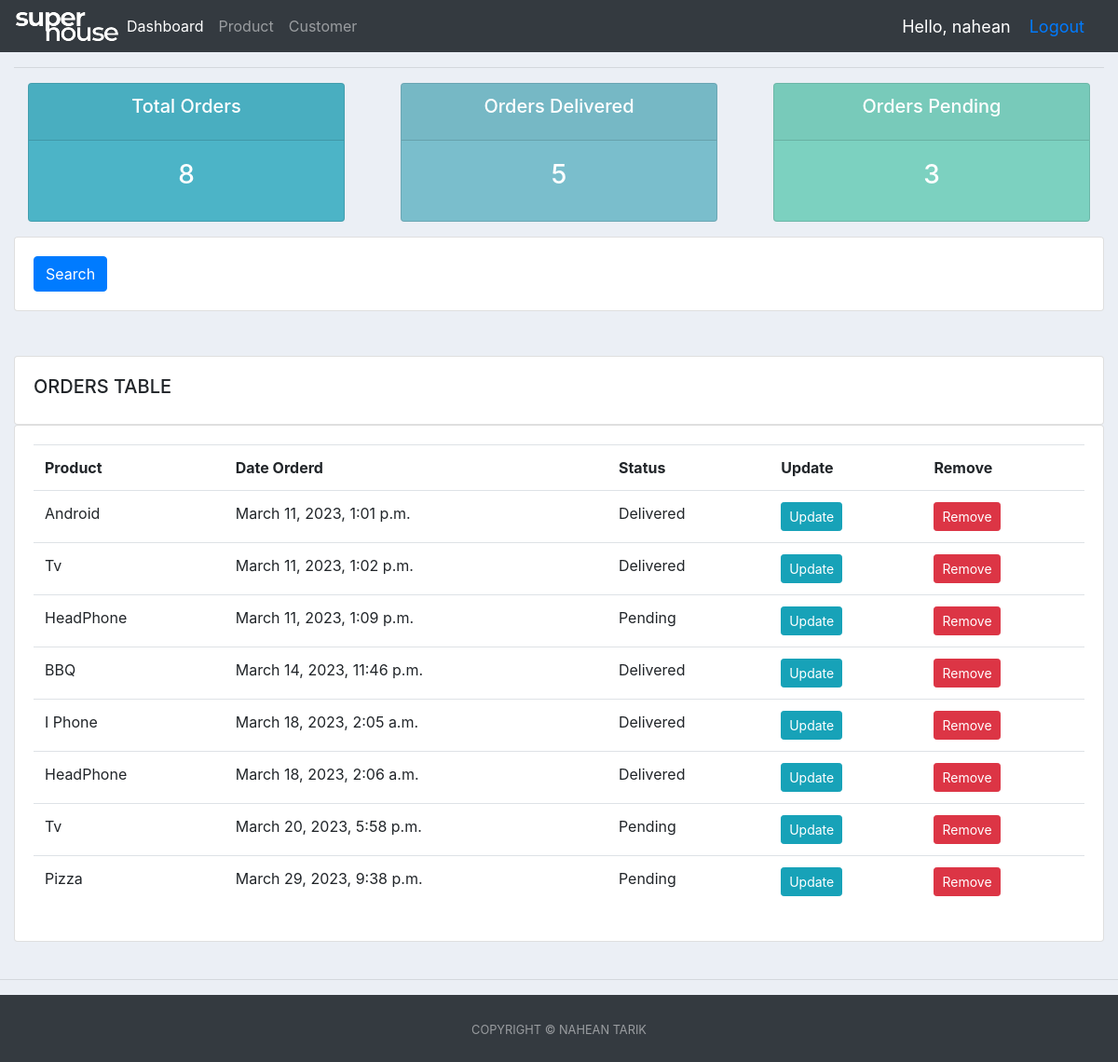
The app's page / (signed in) with its own data.
### accounts/models.py (models this page shows, shortened)
class Order(models.Model):
    STATUS = (
        ('Pending', 'Pending'),
        ('On Process', 'On Process'),
        ('Delivered', 'Delivered'),
    )
    customer = models.ForeignKey(
        Customer, null=True, on_delete=models.SET_NULL)
    product = models.ForeignKey(Product, null=True, on_delete=models.SET_NULL)
    date_created = models.DateTimeField(auto_now_add=True, null=True)
    status = models.CharField(max_length=200, null=True, choices=STATUS)

class Product(models.Model):
    CATEGORY = (
        ('Food', 'Food'),
        ('Outdoor Item', 'Outdoor Item'),
        ('Gadget', 'Gadget'),
    )
    name = models.CharField(max_length=200, null=True)
    price = models.FloatField(null=True)
    category = models.CharField(max_length=200, null=True, choices=CATEGORY)
    Description = models.CharField(max_length=200, null=True, blank=True)
    date_created = models.DateTimeField(auto_now_add=True, null=True)
    tags = models.ManyToManyField(Tag)
    def __str__(self):
        return self.name

### accounts/decorators.py (the view)
    def wrapper_func(request, *args, **kwargs):
        group = None
        if request.user.groups.exists():
            group = request.user.groups.all()[0].name
        if group == 'customer':
            return redirect('userPage')
        if group == 'admin':
            return view_func(request, *args, **kwargs)

### accounts/views.py (called while the page is built)
@login_required(login_url='login')
@Admin_only
def home(request):
    customers = Customer.objects.all()
    orders = Order.objects.all()
    total_orders = orders.count()
    total_customers = customers.count()
    delivered = orders.filter(status='Delivered').count()
    pending = orders.filter(status='Pending').count()
    context = {'orders': orders,
               'total_orders': total_orders, 'total_customers': total_customers, 'delivered': delivered, 'pending': pending}
    return render(request, 'accounts/dashboard.html', context)

### accounts/templates/accounts/dashboard.html (shortened to what this page needs)
{% extends 'accounts/main.html' %} {% block content %}
{% include 'accounts/status.html' %}
<div class="row">
  <div class="col">
    <div class="card card-body">
      <form method="get">
        <button class="btn btn-primary" type="submit">Search</button>
      </form>
    </div>
  </div>
</div>
<br />
<class class="container-fluid">
  <br />
  <class class="row">
    <div class="col-md">
      <div class="card card-body">
        <h5>ORDERS TABLE</h5>
      </div>
      <div class="card card-body">
        <table class="table">
          <tr>
            <th>Product</th>
            <th>Date Orderd</th>
            <th>Status</th>
            <th>Update</th>
            <th>Remove</th>
          </tr>
          {% for i in orders %}
          <tr>
            <td>{{i.product}}</td>
            <td>{{i.date_created}}</td>
            <td>{{i.status}}</td>
            <td>
              <a
                class="btn btn-sm btn-info"
                href="{% url 'update_order' i.id %}"
                >Update</a
              >
            </td>
            <td>
              <a
                class="btn btn-sm btn-danger"
                href="{% url 'delete_order' i.id %}"
                >Remove</a
              >
            </td>
          </tr>
          {% endfor %}
        </table>
      </div>
    </div>
    </class>
    </class>
  </div>
    {% endblock %}

### accounts/templates/accounts/navbar.html (shortened to what this page needs)
{% load static %}
<nav class="navbar navbar-expand-lg navbar-dark bg-dark">
  <img src="{% static 'images/logo.png' %}">
    <div class="collapse navbar-collapse" id="navbarNav">
      <ul class="navbar-nav">
        {% if request.user.is_staff %}
        <li class="nav-item active">
          <a class="nav-link" href="{% url 'home' %}">Dashboard <span class="sr-only">(current)</span></a>
        </li>
        <li class="nav-item">
          <a class="nav-link" href="{% url 'product' %}">Product</a>
        </li>
      <li class="nav-item">
        <a class="nav-link" href="{% url 'customer_page' %}">Customer</a>
      </li>
      {% else %}
      <li class="nav-item">
        <a class="nav-link" href="{% url 'accountSet' %}">Profile</a>
      </li>
      {% endif %}
     </ul>
    </div>
    <span class="hello-msg">Hello, {{request.user}}</span>
    <span class="hello-msg"><a href="{% url 'logout' %}">Logout</a></span>
  </nav>

### static/css/main.css (style rules this page uses)
body { background-color: #ebeff5; }

### accounts/templates/accounts/navbar.html (style rules this page uses)
.hello-msg { font-size: 18px; color: white; margin-right: 20px; }

### records on screen
Order: product "Android", date_created "March 11, 2023, 1:01 p.m.", status "Delivered"
Order: product "Tv", date_created "March 11, 2023, 1:02 p.m.", status "Delivered"
Order: product "HeadPhone", date_created "March 11, 2023, 1:09 p.m.", status "Pending"
Order: product "BBQ", date_created "March 14, 2023, 11:46 p.m.", status "Delivered"
Order: product "I Phone", date_created "March 18, 2023, 2:05 a.m.", status "Delivered"
Order: product "HeadPhone", date_created "March 18, 2023, 2:06 a.m.", status "Delivered"
Order: product "Tv", date_created "March 20, 2023, 5:58 p.m.", status "Pending"
Order: product "Pizza", date_created "March 29, 2023, 9:38 p.m.", status "Pending"

### other values on screen
{{ request.user }} "nahean"
{{ total_orders }} "8"
{{ delivered }} "5"
{{ pending }} "3"
